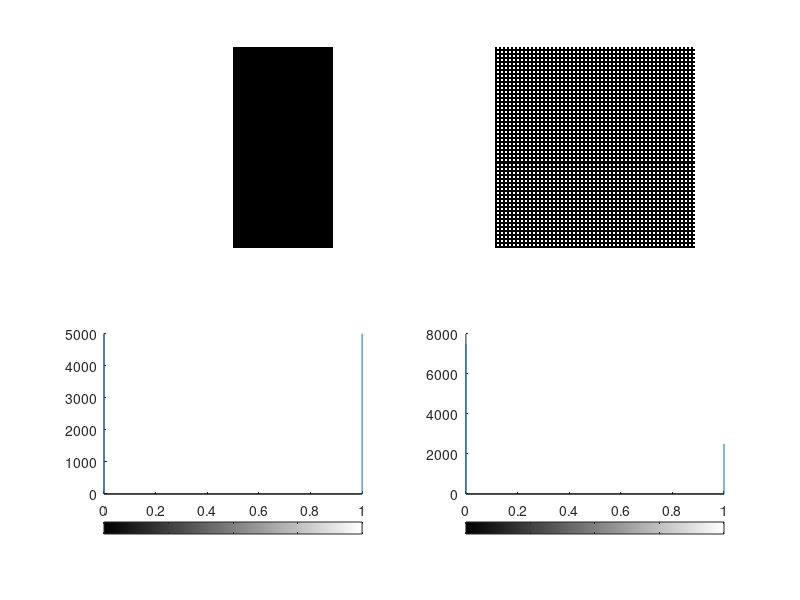

MATLAB code to generate this figure:
image1 = zeros(100,100);
image2 = zeros(100,100);
[a b] = size(image1);
[c d] = size(image2);
for i = 1 : a
    for j = 1 : b/2
        image1(i,j) = 1;
    end
end

for i = 1 : a
    for j = 1 : b
        if (mod(i,2)== 1 && mod(j,2) == 0)
            image2(i,j) = 1;
        else
            continue;
        end
    end
end
subplot(2,2,1),imshow(image1);
subplot(2,2,2),imshow(image2);
subplot(2,2,3),imhist(image1);
subplot(2,2,4),imhist(image2);
